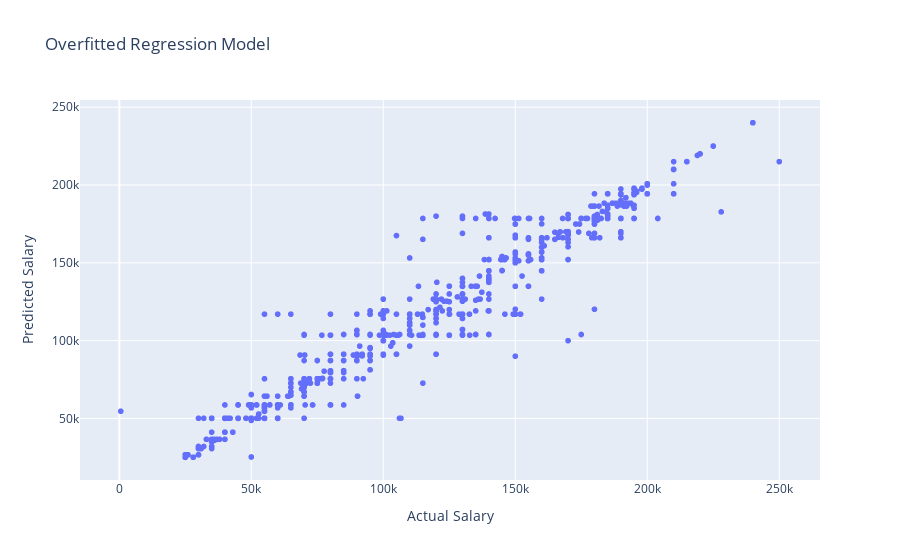

Notebook code cell kept with this figure:
### Code cell
# Scatter plot comparing actual and predicted salaries for the regression models
fig_reg = px.scatter(x=y_reg_test, y=y_reg_pred_overfit, labels={'x': 'Actual Salary', 'y': 'Predicted Salary'},
                     title='Overfitted Regression Model')
fig_reg.show()

### Figure 1 — Plotly figure (JSON) as saved in the notebook; plotly's stock layout.template omitted (floating-point values rounded to 4 significant figures; data arrays with more than 128 entries replaced by an {"elided": "..."} marker saying what was removed)
{"data": [{"hovertemplate": "Actual Salary=%{x}<br>Predicted Salary=%{y}<extra></extra>", "legendgroup": "", "marker": {"color": "#636efa", "symbol": "circle"}, "mode": "markers", "name": "", "showlegend": false, "type": "scattergl", "x": {"elided": "1340 int values"}, "xaxis": "x", "y": {"elided": "1340 float values"}, "yaxis": "y"}], "layout": {"legend": {"tracegroupgap": 0}, "title": {"text": "Overfitted Regression Model"}, "xaxis": {"anchor": "y", "domain": [0, 1], "title": {"text": "Actual Salary"}}, "yaxis": {"anchor": "x", "domain": [0, 1], "title": {"text": "Predicted Salary"}}}}
